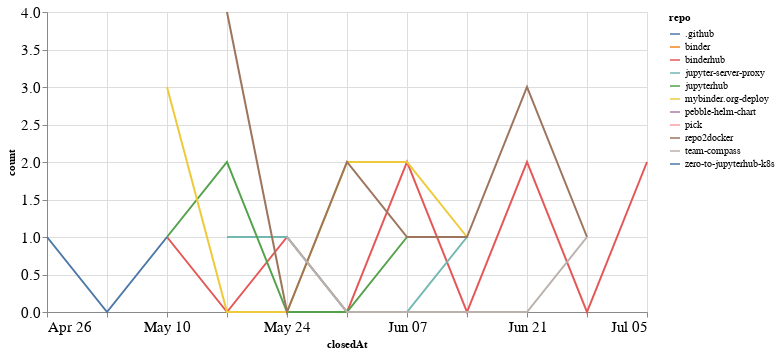

Notebook code cell kept with this figure:
### Code cell
closed_by_time = closed_by.groupby('repo').resample('W', on='closedAt').count()['author'].reset_index()
closed_by_time = closed_by_time.rename(columns={'author': 'count'})

alt.Chart(closed_by_time, width=600).mark_line().encode(
    x='closedAt',
    y='count',
    color='repo',
    tooltip="repo"
)

### Figure 1 — Vega-Lite specification as saved in the notebook (floating-point values rounded to 4 significant figures)
{"config": {"axisLeft": {"labelFontSize": 15}, "axisBottom": {"labelFontSize": 15}}, "data": {"name": "data-40e0eff98fe393918fcf8f56f53b4fe8"}, "mark": "line", "encoding": {"color": {"type": "nominal", "field": "repo"}, "tooltip": {"type": "nominal", "field": "repo"}, "x": {"type": "temporal", "field": "closedAt"}, "y": {"type": "quantitative", "field": "count"}}, "width": 600, "$schema": "https://vega.github.io/schema/vega-lite/v4.8.1.json", "datasets": {"data-40e0eff98fe393918fcf8f56f53b4fe8": [{"repo": ".github", "closedAt": "2020-05-24T00:00:00", "count": 1}, {"repo": "binder", "closedAt": "2020-06-21T00:00:00", "count": 1}, {"repo": "binderhub", "closedAt": "2020-05-10T00:00:00", "count": 1}, {"repo": "binderhub", "closedAt": "2020-05-17T00:00:00", "count": 0}, {"repo": "binderhub", "closedAt": "2020-05-24T00:00:00", "count": 1}, {"repo": "binderhub", "closedAt": "2020-05-31T00:00:00", "count": 0}, {"repo": "binderhub", "closedAt": "2020-06-07T00:00:00", "count": 2}, {"repo": "binderhub", "closedAt": "2020-06-14T00:00:00", "count": 0}, {"repo": "binderhub", "closedAt": "2020-06-21T00:00:00", "count": 2}, {"repo": "binderhub", "closedAt": "2020-06-28T00:00:00", "count": 0}, {"repo": "binderhub", "closedAt": "2020-07-05T00:00:00", "count": 2}, {"repo": "jupyter-server-proxy", "closedAt": "2020-05-17T00:00:00", "count": 1}, {"repo": "jupyter-server-proxy", "closedAt": "2020-05-24T00:00:00", "count": 1}, {"repo": "jupyter-server-proxy", "closedAt": "2020-05-31T00:00:00", "count": 0}, {"repo": "jupyter-server-proxy", "closedAt": "2020-06-07T00:00:00", "count": 0}, {"repo": "jupyter-server-proxy", "closedAt": "2020-06-14T00:00:00", "count": 1}, {"repo": "jupyterhub", "closedAt": "2020-05-10T00:00:00", "count": 1}, {"repo": "jupyterhub", "closedAt": "2020-05-17T00:00:00", "count": 2}, {"repo": "jupyterhub", "closedAt": "2020-05-24T00:00:00", "count": 0}, {"repo": "jupyterhub", "closedAt": "2020-05-31T00:00:00", "count": 0}, {"repo": "jupyterhub", "closedAt": "2020-06-07T00:00:00", "count": 1}, {"repo": "mybinder.org-deploy", "closedAt": "2020-05-10T00:00:00", "count": 3}, {"repo": "mybinder.org-deploy", "closedAt": "2020-05-17T00:00:00", "count": 0}, {"repo": "mybinder.org-deploy", "closedAt": "2020-05-24T00:00:00", "count": 0}, {"repo": "mybinder.org-deploy", "closedAt": "2020-05-31T00:00:00", "count": 2}, {"repo": "mybinder.org-deploy", "closedAt": "2020-06-07T00:00:00", "count": 2}, {"repo": "mybinder.org-deploy", "closedAt": "2020-06-14T00:00:00", "count": 1}, {"repo": "pebble-helm-chart", "closedAt": "2020-06-07T00:00:00", "count": 1}, {"repo": "pick", "closedAt": "2020-06-14T00:00:00", "count": 1}, {"repo": "repo2docker", "closedAt": "2020-05-17T00:00:00", "count": 4}, {"repo": "repo2docker", "closedAt": "2020-05-24T00:00:00", "count": 0}, {"repo": "repo2docker", "closedAt": "2020-05-31T00:00:00", "count": 2}, {"repo": "repo2docker", "closedAt": "2020-06-07T00:00:00", "count": 1}, {"repo": "repo2docker", "closedAt": "2020-06-14T00:00:00", "count": 1}, {"repo": "repo2docker", "closedAt": "2020-06-21T00:00:00", "count": 3}, {"repo": "repo2docker", "closedAt": "2020-06-28T00:00:00", "count": 1}, {"repo": "team-compass", "closedAt": "2020-05-24T00:00:00", "count": 1}, {"repo": "team-compass", "closedAt": "2020-05-31T00:00:00", "count": 0}, {"repo": "team-compass", "closedAt": "2020-06-07T00:00:00", "count": 0}, {"repo": "team-compass", "closedAt": "2020-06-14T00:00:00", "count": 0}, {"repo": "team-compass", "closedAt": "2020-06-21T00:00:00", "count": 0}, {"repo": "team-compass", "closedAt": "2020-06-28T00:00:00", "count": 1}, {"repo": "zero-to-jupyterhub-k8s", "closedAt": "2020-04-26T00:00:00", "count": 1}, {"repo": "zero-to-jupyterhub-k8s", "closedAt": "2020-05-03T00:00:00", "count": 0}, {"repo": "zero-to-jupyterhub-k8s", "closedAt": "2020-05-10T00:00:00", "count": 1}]}}
